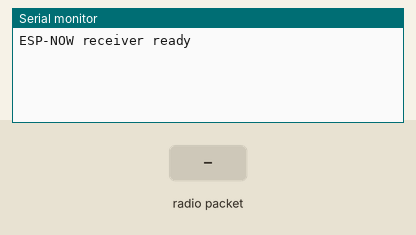
Recording of a sketch running on a simulated ESP32. Shown: the last lines printed to the serial monitor. The inputs (shaded band) are chosen by the test bench.

Above: at 1.2 s.
1.3 s: radio packet "1" arrives
At 2.5 s:
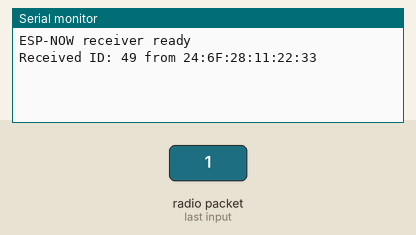
2.8 s: radio packet "0" arrives
At 3.9 s:
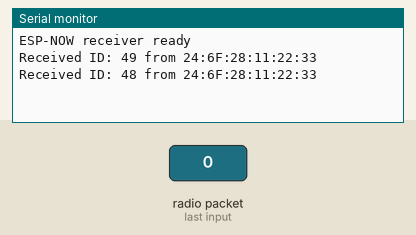
4.3 s: radio packet "2" arrives
At 5.0 s:
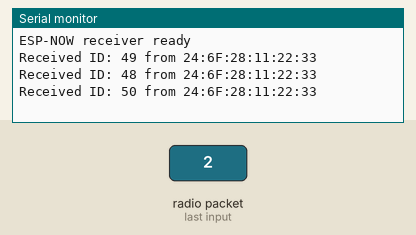

Measured:
- after the input at 1.3 s, the serial monitor: prints a new line after 0.05 s (image 1)
- after the input at 2.8 s, the serial monitor: prints a new line after 0.05 s (image 2)
- after the input at 4.3 s, the serial monitor: prints a new line after 0.05 s (image 3)

The sketch:

receiver.ino
```cpp
#include <WiFi.h>
#include <esp_now.h>
#include <L298NX2.h>

#define WIFI_CHANNEL 6 //The same as controller
#define FORCE_SHUTDOWN_TIME 5000 //If no data packets have been received for 5000 ms, shut down the car

typedef struct {
  uint8_t id;
  uint8_t mac[6];
} ReceivedMessage;

QueueHandle_t messageQueue; //Queue for handling messages
int last_packet_receive_time = 0;//last time receiving a packet

void onDataRecv(const esp_now_recv_info_t *info,
                const uint8_t *data,
                int len) {
  // We expect exactly one byte: the sender's ID.
  if (len != sizeof(uint8_t)) {
    Serial.println("Message length does not match");
    return;
  }

  ReceivedMessage msg;
  msg.id = data[0];
  memcpy(msg.mac, info->src_addr, 6); //Copy message into formatted form

  // Callback-safe: queue the message for processing in loop().
  // Non-blocking, so the callback returns quickly.
  if (messageQueue != nullptr) {
    xQueueSend(messageQueue, &msg, 0);
  }
  last_packet_receive_time = millis();
}

void setup() {
  Serial.begin(115200);

  WiFi.mode(WIFI_STA);
  WiFi.setChannel(WIFI_CHANNEL);

  messageQueue = xQueueCreate(200, sizeof(ReceivedMessage)); //Maximum 200 messages

  if (messageQueue == nullptr) {
    Serial.println("Queue creation failed");
    return;
  }

  if (esp_now_init() != ESP_OK) {
    Serial.println("ESP-NOW initialization failed");
    return;
  }

  esp_now_register_recv_cb(onDataRecv);

  Serial.println("ESP-NOW receiver ready");
}

/*FLAGS
 * These flags reflect what signals the car currently holds.
 * These flags are updated when a new signal is received.
 * Currently the signal assignments are as follows:
 * 1: Turn Motor Forward
 * 2: Steer Left
  ** This is not equivalent to acceleration. When signal 2 is received, the car
  ** will initially accelerate but its speed will be capped at a fixed value.
  ** When signal 2 is no longer received,
 * 3: Don't Turn Motor Forward
 * 4: Don't Steer Left
 * 5: Turn Motor Backward
 * 6: Steer Right
 * 7: Don't Turn Motor Backward
 * 8: Don't Steer Right
*/
#define TURN_MOTOR_FORWARD_FLAG 1
#define STEER_LEFT_FLAG 2
#define DONT_TURN_MOTOR_FORWARD_FLAG 3
#define DONT_STEER_LEFT_FLAG 4
#define TURN_MOTOR_BACKWARD_FLAG 5
#define STEER_RIGHT_FLAG 6
#define DONT_TURN_MOTOR_BACKWARD_FLAG 7
#define DONT_STEER_RIGHT_FLAG 8
bool signal_flags[9] = {0, 0, 0, 1, 1, 0, 0, 1, 1}; //initially the car should be stationary

void update_flags(int msg){
  int digit_1 = msg / 10;
  int digit_2 = msg % 10;
  signal_flags[digit_1] = 1;
  signal_flags[digit_2] = 1;

  //Set conflicting signals to 0, for example: left & right, foward & backward
  if (signal_flags[TURN_MOTOR_FORWARD_FLAG] && signal_flags[TURN_MOTOR_BACKWARD_FLAG]){
    signal_flags[TURN_MOTOR_FORWARD_FLAG] = 0;
    signal_flags[TURN_MOTOR_BACKWARD_FLAG] = 0;
  }
  if (signal_flags[STEER_LEFT_FLAG] && signal_flags[STEER_RIGHT_FLAG]){
    signal_flags[STEER_LEFT_FLAG] = 0;
    signal_flags[STEER_RIGHT_FLAG] = 0;
  }
  //The following lines will likely NOT be executed as they are resolved at the controller side
  //But adding them anyways in case of solar radiation flipping bits
  if (signal_flags[TURN_MOTOR_FORWARD_FLAG] && signal_flags[DONT_TURN_MOTOR_FORWARD_FLAG]){
    signal_flags[DONT_TURN_MOTOR_FORWARD_FLAG] = 1;
    signal_flags[TURN_MOTOR_FORWARD_FLAG] = 0;
  }
  if (signal_flags[TURN_MOTOR_BACKWARD_FLAG] && signal_flags[DONT_TURN_MOTOR_BACKWARD_FLAG]){
    signal_flags[DONT_TURN_MOTOR_BACKWARD_FLAG] = 1;
    signal_flags[TURN_MOTOR_BACKWARD_FLAG] = 0;
  }
  if (signal_flags[STEER_LEFT_FLAG] && signal_flags[DONT_STEER_LEFT_FLAG]){
    signal_flags[DONT_STEER_LEFT_FLAG] = 1;
    signal_flags[STEER_LEFT_FLAG] = 0;
  }
  if (signal_flags[STEER_RIGHT_FLAG] && signal_flags[DONT_STEER_RIGHT_FLAG]){
    signal_flags[DONT_STEER_RIGHT_FLAG] = 1;
    signal_flags[STEER_RIGHT_FLAG] = 0;
  }
}

void reset_flags(){
  signal_flags[0] = 0; signal_flags[1] = 0; signal_flags[2] = 0;
  signal_flags[3] = 1; signal_flags[4] = 1; signal_flags[5] = 0;
  signal_flags[6] = 0; signal_flags[7] = 1; signal_flags[8] = 1;
}

//Car control algorithm
#define EN_A 0 //Placeholder values, TBD
#define IN1_A 0
#define IN2_A 0
#define EN_B 0
#define IN1_B 0
#define IN2_B 0

L298NX2 myMotors(EN_A, IN1_A, IN2_A, EN_B, IN1_B, IN2_B);

void update_car(){
  //assumes flags do not contain contradictory information
  //after running all the checks

  //Decompose flags into per-motor intentions.

}


void loop() {
  ReceivedMessage msg;
  if(millis() - last_packet_receive_time <= FORCE_SHUTDOWN_TIME){
    while (xQueueReceive(messageQueue, &msg, 0) == pdTRUE) {
      Serial.printf(
        "Received ID: %u from %02X:%02X:%02X:%02X:%02X:%02X\n",
        msg.id,
        msg.mac[0], msg.mac[1], msg.mac[2],
        msg.mac[3], msg.mac[4], msg.mac[5]
      );

      /*CAR CONTROLLER LOGIC HERE*/
      update_flags(msg.id);
      update_car();
    }
  }
  else{

    //SAFETY precaution: No packets received in fixed period of time, controller may be down
    //Shutdown the car or stop the car
    reset_flags();
    update_car();
  }
}
```
